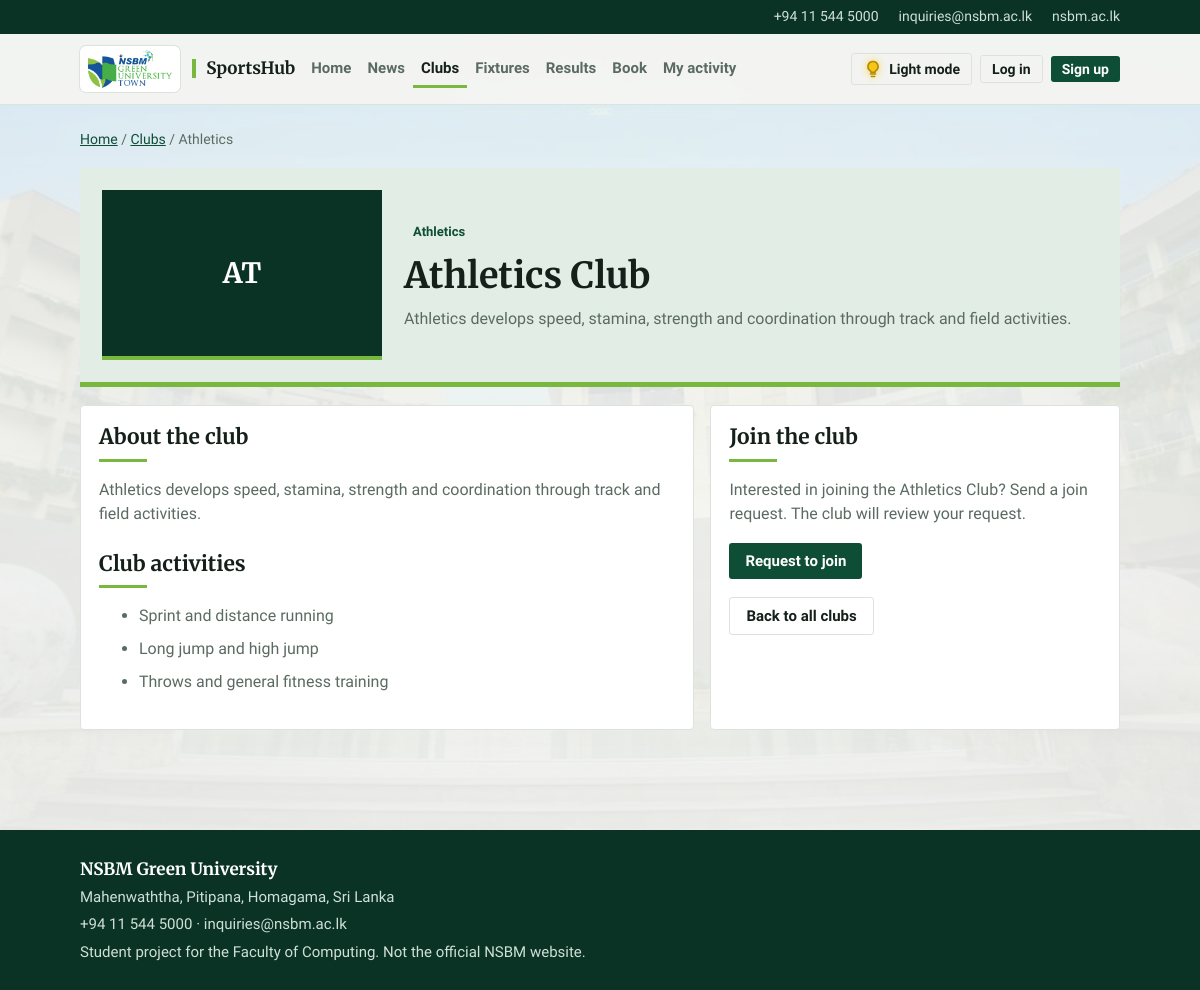
Screenshot of /4_clubs/club-athletics.php with the database file from the repository.
### tables this page shows
CREATE TABLE clubs(id INT AUTO_INCREMENT PRIMARY KEY, name VARCHAR(100) NOT NULL, sport VARCHAR(40) NOT NULL,
  description TEXT, page_url VARCHAR(255), image VARCHAR(120));

### 4_clubs/club-athletics.php (called while the page is built)
<?php $clubSport = 'Athletics'; require __DIR__.'/club-detail.php'; ?>

### 4_clubs/club-detail.php (the view, shortened to what this page needs)
<?php
require_once 'config.php';
$sportName = $clubSport ?? '';
$club = q('SELECT * FROM clubs WHERE sport=? LIMIT 1', [$sportName])->fetch();
$mine = user() ? q('SELECT status FROM memberships WHERE user_id=? AND club_id=?', [user()['id'], $club['id']])->fetchColumn() : false;
require 'includes/header.php';
$activities = [
'Athletics' => ['Sprint and distance running','Long jump and high jump','Throws and general fitness training'],
'Badminton' => ['Singles and doubles practice','Serving, footwork and rally drills','Friendly matches and tournaments'],
'Chess' => ['Practice games','Opening and endgame sessions','Friendly chess tournaments'],
'Cricket' => ['Batting and bowling practice','Fielding and fitness drills','Team matches and tournaments'],
'Martial Arts' => ['Basic techniques and movement','Balance and coordination practice','Guided fitness sessions'],
'Netball' => ['Passing and catching drills','Footwork and positional practice','Team games and competitions'],
'Rugby' => ['Passing and ball-handling skills','Movement and fitness training','Team tactics and supervised practice'],
'Swimming' => ['Swimming technique practice','Stroke development','Fitness and endurance sessions'],
'Table Tennis' => ['Serving and rally practice','Forehand and backhand drills','Friendly matches and tournaments'],
'Tennis' => ['Serving and groundstroke practice','Footwork and court movement','Singles and doubles games'],
'Volleyball' => ['Serving, passing and setting drills','Attacking and defensive skills','Team practice and friendly matches']
];
$about = [
'Athletics'=>'Athletics develops speed, stamina, strength and coordination through track and field activities.',
'Badminton'=>'Badminton helps students improve agility, coordination, concentration and racket skills.',
'Chess'=>'Chess encourages strategic thinking, patience, concentration and problem-solving.',
'Cricket'=>'Cricket brings students together to develop batting, bowling, fielding and teamwork.',
'Martial Arts'=>'Martial arts training builds discipline, balance, focus and physical fitness in a supervised setting.',
'Netball'=>'Netball develops teamwork, agility, communication and court awareness.',
'Rugby'=>'Rugby develops teamwork, discipline, fitness and game awareness.',
'Swimming'=>'Swimming supports fitness, water confidence and the development of swimming techniques.',
'Table Tennis'=>'Table tennis improves reflexes, coordination, precision and concentration.',
'Tennis'=>'Tennis combines movement, coordination and strategy through individual and doubles play.',
'Volleyball'=>'Volleyball builds communication, coordination and teamwork through court play.'
];
?>
<div class="crumb"><a href="<?= BASE ?>/index.php">Home</a> / <a href="<?= BASE ?>/clubs.php">Clubs</a> / <?= e($club['sport']) ?></div>
<div class="club-detail-hero">
  <?= club_img($club) ?>
  <div><span class="tag"><?= e($club['sport']) ?></span><h1><?= e($club['name']) ?></h1>
  <p><?= e($about[$sportName] ?? ($club['description'] ?: 'Learn new skills, take part in club activities and represent the university.')) ?></p></div>
</div>
<div class="club-detail-grid">
  <section class="card club-detail-box">
    <h2>About the club</h2>
    <p><?= e($about[$sportName] ?? ($club['description'] ?: 'Students can take part in club activities, learn new skills and represent the university at suitable events.')) ?></p>
    <h2 style="margin-top:24px">Club activities</h2>
    <ul><?php foreach (($activities[$sportName] ?? []) as $activity): ?><li><?= e($activity) ?></li><?php endforeach; ?></ul>
  </section>
  <aside class="card club-detail-box">
    <h2>Join the club</h2>
    <p>Interested in joining the <?= e($club['name']) ?>? Send a join request. The club will review your request.</p>
    <?php if ($mine): ?><div class="acts" style="justify-content:flex-start"><span class="tag <?= e($mine) ?>"><?= e(ucfirst($mine)) ?></span>
      <?php if ($mine === 'pending'): ?><form class="inline" method="post" data-confirm="Cancel your join request for the <?= e($club['name']) ?>?"><?= csrf() ?><input type="hidden" name="do" value="cancel"><button class="btn cancel sm" type="submit">Cancel request</button></form><?php endif; ?></div>
    <?php elseif (!user()): ?><button class="btn" type="button" data-login-prompt="Request to join the <?= e($club['name']) ?>">Request to join</button>
    <?php else: ?><form method="post"><?= csrf() ?><button class="btn" type="submit">Request to join</button></form><?php endif; ?>
    <p style="margin-top:18px"><a class="btn alt" href="<?= BASE ?>/clubs.php">Back to all clubs</a></p>
  </aside>
</div>
<?php require 'includes/footer.php'; ?>

### 1_Core_and_Database/config.php (shortened to what this page needs)
<?php
try {
    $pdo = new PDO('mysql:host='.DB_HOST.';dbname='.DB_NAME.';charset=utf8mb4', DB_USER, DB_PASS,
        [PDO::ATTR_ERRMODE => PDO::ERRMODE_EXCEPTION, PDO::ATTR_DEFAULT_FETCH_MODE => PDO::FETCH_ASSOC]);
} catch (PDOException $x) { die('Database connection failed. Check the settings in config.php'); }
function q($sql, $p = []) { global $pdo; $s = $pdo->prepare($sql); $s->execute($p); return $s; }
function e($v) { return htmlspecialchars((string)$v, ENT_QUOTES, 'UTF-8'); }
function user() { return $_SESSION['user'] ?? null; }
function club_img($c) {
    $f = 'images/clubs/'.$c['image'];
    return '<div class="ph">'.e(strtoupper(substr($c['sport'], 0, 2))).'</div>';
}

### Layout_Design_Theme/assets/css/style.css (style rules this page uses)
:root { --bg:#F5F6F2;--sf:#fff;--ink:#142019;--mut:#5B6B62;--br:#0E4D36;--brs:#E1EDE5;--am:#78B83F;--ln:#DCE2DD;--red:#B3261E }
* { box-sizing:border-box }
body { margin:0;background:var(--bg);color:var(--ink);font:16px/1.55 "Source Sans 3",system-ui,sans-serif }
h1,h2,h3,.logo { font-family:Merriweather,Georgia,serif;margin:0;line-height:1.2 }
h2 { font-size:26px;padding-bottom:12px;margin-bottom:12px;position:relative }
h2::after { content:"";position:absolute;left:0;bottom:0;width:48px;height:3px;background:var(--am) }
a { color:inherit }
.btn { font:600 15px "Source Sans 3",sans-serif;background:var(--br);color:#fff;border:0;border-radius:3px;padding:9px 16px;cursor:pointer;text-decoration:none;display:inline-block }
.btn.alt { background:transparent;color:var(--ink);border:1.5px solid var(--ln) }
.card { background:var(--sf);border:1px solid var(--ln);border-radius:4px;padding:18px }
.ph { height:90px;max-width:none;object-fit:cover;background:#0A3326;color:#fff;display:grid;place-items:center;font:700 28px Merriweather,serif;border-bottom:4px solid var(--am) }
.tag { display:inline-block;font-size:13px;font-weight:600;background:var(--brs);color:var(--br);padding:2px 9px;border-radius:3px }
:root { --bgimg:url(../../images/campus-bg.jpg) }
:root { --bga:.17 }
body::before { content:"";position:fixed;inset:-22vh 0 0 0;z-index:-1;pointer-events:none; background:var(--bgimg) center top/cover no-repeat;opacity:var(--bga); -webkit-mask-image:linear-gradient(to bottom,#000 0%,rgba(0,0,0,.35) 100%); mask-image:linear-gradient(to bottom,#000 0%,rgba(0,0,0,.35) 100%) }
.card { transition:transform .2s ease,box-shadow .2s ease,border-color .2s ease }
.club-detail-hero,.club-detail-box { animation:fadeUp .5s ease backwards }
.club-detail-box+.club-detail-box,aside.club-detail-box { animation-delay:.1s }
.btn { transition:transform .15s ease,box-shadow .2s ease,background-color .2s ease,border-color .2s ease,color .2s ease,opacity .2s }
.crumb { font-size:14px;color:var(--mut);margin-bottom:6px }
.crumb a { color:var(--br) }

### 4_clubs/club-detail.php (style rules this page uses)
.club-detail-hero { display:grid;grid-template-columns:minmax(180px,280px) 1fr;gap:22px;align-items:center;background:var(--brs);border-bottom:5px solid var(--am);padding:22px;margin:18px 0 }
.club-detail-hero .ph { width:100%;height:170px;margin:0;object-fit:cover }
.club-detail-hero h1 { font-size:clamp(25px,4vw,36px);margin:10px 0 }
.club-detail-hero p { color:var(--mut);margin:0 }
.club-detail-grid { display:grid;grid-template-columns:1.5fr 1fr;gap:16px }
.club-detail-box h2 { font-size:21px }
.club-detail-box p,.club-detail-box li { color:var(--mut) }
.club-detail-box li { margin:8px 0 }

### rows the page displays
clubs: sport "Athletics", sport "AT", name "Athletics Club"

### other values shown
$l "Home"
$l "News"
$l "Clubs"
$l "Fixtures"
$l "Results"
$l "Book"
$l "My activity"
$about[$sportName] "Athletics develops speed, stamina, strength and coordination through track and field activities."
$activity "Sprint and distance running"
$activity "Long jump and high jump"
$activity "Throws and general fitness training"
